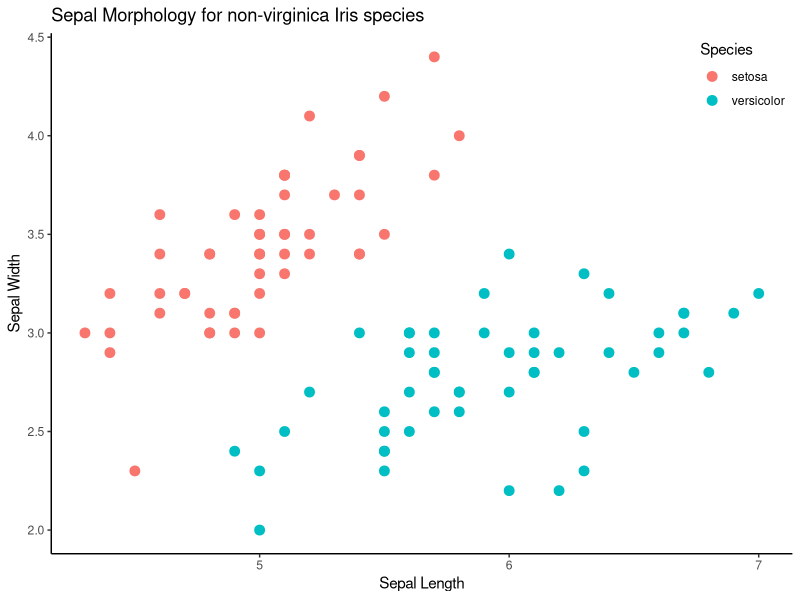

Here is the R script that generated this plot:
## ---- chunk 1

knitr::opts_chunk$set(echo = TRUE, 
                      warning=FALSE, 
                      message=FALSE, 
                      comment = "", 
                      collapse = TRUE)
options(width=70)
## ---- chunk 2
library(tidyverse)
#library(palmerpenguins)
## ---- chunk 3
pi %>% cos()
## ---- chunk 4
pi %>% cos  # same as above
## ---- chunk 5
100 %>% log(base=10) # 100 is treated as the first argument
## ---- chunk 6
letters %>%         # start with letters vector
  str_to_upper %>%  # convert to upper case
  tail(10) %>%      # get last 10 elements
  str_flatten("-")  # join into single string, separated by '-'
## ---- chunk 7
str_flatten(tail(str_to_upper(letters), 10), "-")
## ---- chunk 8
# the period (.) is the placeholder
c("A", "B", "C") %>% 
  data.frame(x = c(1,2,3), y = .)
## ---- chunk 9
c("A", "B", "C") %>% 
  tibble(x = c(1,2,3), y = ., z = str_to_lower(.))
## ---- chunk 10
c("A", "B", "C") |> 
  tibble(x = c(1,2,3), y = _)
## ---- chunk 11
# select two columns
select(iris, Sepal.Length, Petal.Length) |> head(3)
## ---- chunk 12
# select everything BUT the species column
select(iris, -Species) |> head(3)
## ---- chunk 13
select(iris, starts_with("Petal")) |> head(3)
## ---- chunk 14
select(iris, ends_with("Length")) |> head(3)
## ---- chunk 15
select(iris, where(is.numeric)) |> head(3)
## ---- chunk 16
mutate(iris, Species = str_to_upper(Species)) |> head(3)
## ---- chunk 17
# mutate can refer to multiple existing columns
iris |>
  select(starts_with("Sepal")) |>
  mutate(Sepal_Sum = Sepal.Width + Sepal.Length) |>
  head(3)
## ---- chunk 18
# can refer to columns created "on the fly"
iris |>
  select(starts_with("Sepal")) |>
  mutate(Sepal_Sum = Sepal.Width + Sepal.Length,
         Sepal_Width_Ratio = Sepal.Width / Sepal_Sum) |>
  head(3)
## ---- chunk 19
# get only the I. setosa specimens
filter(iris, Species == "setosa") |> head(3)
## ---- chunk 20
# filter on multiple criteria, treated as "AND"
filter(iris, Species == "setosa", Sepal.Length < 5) |> head(3)
## ---- chunk 21
# sort by Sepal.Length
arrange(iris, Sepal.Length) |> head(3)
## ---- chunk 22
# sort on multiple columns: by Sepal.Length then by Petal.Length
arrange(iris, Sepal.Length, Petal.Length) |> head(3)
## ---- chunk 23
# sort in descending order using helper desc()
arrange(iris, desc(Sepal.Length)) |> head(3)
## ---- chunk 24
summarize(iris, 
          avg.Sepal.Length = mean(Sepal.Length), 
          avg.Petal.Length = mean(Petal.Length))

## ---- chunk 25
# apply grouping
grouped.df <- group_by(iris, Species)

# summarize grouped data frame
summarize(grouped.df,
          avg.Sepal.Length = mean(Sepal.Length),
          avg.Petal.Length = mean(Petal.Length))

## ---- chunk 26
iris |>
  filter(Species != "virginica") |>
  group_by(Species) |>
  summarize(avg.Sepal.Length = mean(Sepal.Length),
            avg.Sepal.Width = mean(Sepal.Width))   
## ---- chunk 27
iris |>
  filter(Species != "virginica") |>
  ggplot(aes(x = Sepal.Length, y = Sepal.Width, color = Species)) + 
    geom_point(size=3) + 
    labs(x = "Sepal Length", y = "Sepal Width",
         title = "Sepal Morphology for non-virginica Iris species") +
    theme_classic() +
    theme(legend.justification = c(1, 1), legend.position = c(1, 1))
